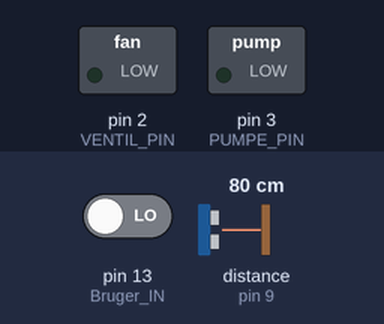
Simulated run of this sketch. Board: Arduino Uno, built with avr-gcc and run on an emulated ATmega328P. On the bench: switched loads named in the sketch (green lamp = pin HIGH). Wiring (inferred from the names in the program): ultrasonic range finder: trigger pin 8; echo pin 9. Inputs (shaded band) come from the test bench; at power-on: distance to the obstacle (sensor on pin 9) 80 cm, pin 13 (Bruger_IN) LOW. The echo pulse lasts 58.3 µs per cm; pins used as bus, display or sensor lines are not drawn.

Above: at 1.8 s.
1.9 s: distance to the obstacle (sensor on pin 9) set to 18 cm
3.4 s: distance to the obstacle (sensor on pin 9) set to 14 cm
At 5.2 s:
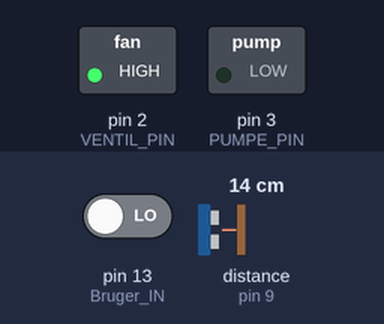
5.5 s: pin 13 (Bruger_IN) driven HIGH
At 7.0 s:
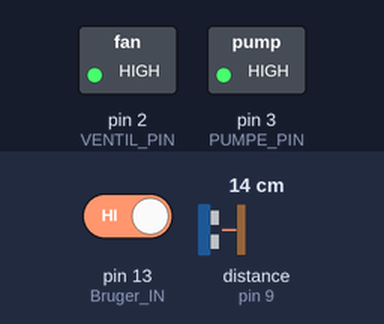
7.5 s: distance to the obstacle (sensor on pin 9) set to 35 cm
At 8.7 s:
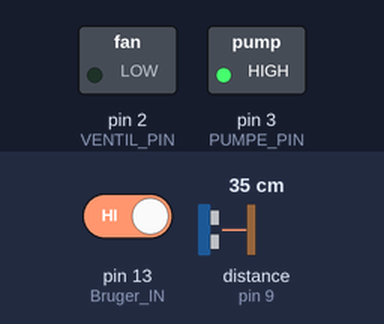
9.5 s: distance to the obstacle (sensor on pin 9) set to 2 cm
At 10.3 s:
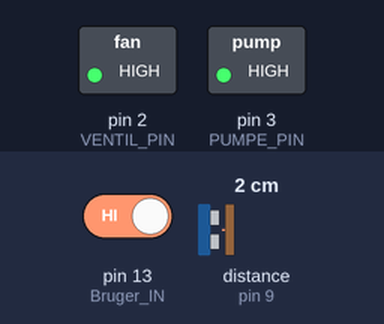
11.5 s: distance to the obstacle (sensor on pin 9) set to 60 cm
At 13.2 s:
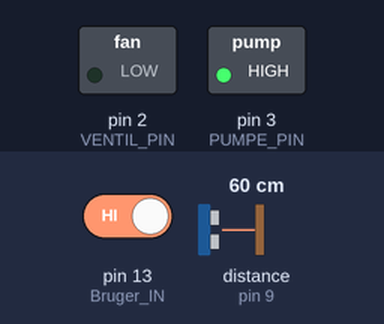
Timing chart, 0 to 14.5 s (numbered marks = the images above; inputs shaded):
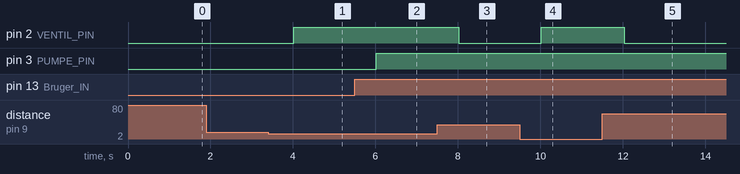

Measured:
- the behaviour switches between 17 and 16 cm on distance to the obstacle (sensor on pin 9) (found by bisection; images 0 and 1)
- after the input at 1.9 s, every drawn part: stays the same
- after the input at 3.4 s, pin 2 (VENTIL_PIN): LOW → HIGH after 0.62 s
- after the input at 5.5 s, pin 3 (PUMPE_PIN): LOW → HIGH after 0.52 s
- after the input at 7.5 s, pin 2 (VENTIL_PIN): HIGH → LOW after 0.52 s
- after the input at 9.5 s, pin 2 (VENTIL_PIN): LOW → HIGH after 0.52 s
- after the input at 11.5 s, pin 2 (VENTIL_PIN): HIGH → LOW after 0.53 s

The sketch:

ArduinoGetSendData.ino
```cpp
#define TRIG_PIN 8 // Definerer hvilken Arduino-pin der bruges
#define ECHO_PIN 9
#define PUMPE_PIN 3
#define VENTIL_PIN 2
#define Bruger_IN 13

int distance; // Variabel til at gemme den aktuelle afstand målt af sensoren
long duration; // Variabel til at gemme tiden ultralydspulsen tager

int dist1; // Afstand før vand bliver brugt
int dist2; // Afstand efter vand er brugt
int distUsed; // Forskellen mellem dist1 og dist2
int volumeUsed; // Volumen af vand brugt i milliliter
int buttonSavedState = 0; // 1 - button is pressed, 0 - button is released


void setup() {
  // put your setup code here, to run once:
   Serial.begin(9600);   // Starter seriel kommunikation, så Arduino kan sende data til computeren
   pinMode(TRIG_PIN, OUTPUT); // Sætter forskellige pins som output og input
   pinMode(ECHO_PIN, INPUT);
   pinMode(PUMPE_PIN, OUTPUT);
   pinMode(VENTIL_PIN, OUTPUT);
   pinMode(Bruger_IN, INPUT);
}

// Funktion der måler afstanden til vandet
int getDistance() {

  digitalWrite(TRIG_PIN, LOW);  // Sørger for at trigger-pinnen starter slukket
  delayMicroseconds(2);
  digitalWrite(TRIG_PIN, HIGH);  // Sender et ultralydssignal
  delayMicroseconds(10);
  digitalWrite(TRIG_PIN, LOW);

  duration = pulseIn(ECHO_PIN, HIGH); // Måler hvor lang tid det tager før signalet kommer tilbage
  return duration * 0.0344 / 2; // distance in cm

}

void loop() {
  // put your main code here, to run repeatedly:


  distance = getDistance();   // Måler den aktuelle afstand til vandet

  bool buttonPressed = digitalRead(Bruger_IN);   // Læser om brugeren har trykket på knappen

  //Serial.println(distance);     //print distance from sencor to water


  if(buttonPressed) { // Hvis knappen er trykket
    if (buttonSavedState == 0){// Hvis knappen lige er blevet trykket
      //Serial.println("knappen on");
      dist1 = distance;      // Gemmer afstanden før vand bruges
      buttonSavedState = 1;      // Husk at knappen nu er trykket

    }
    digitalWrite(PUMPE_PIN, HIGH);// Tænder pumpen
  }
  else {
    //Serial.println("knappen off");     // Hvis knappen ikke er trykket
    digitalWrite(PUMPE_PIN, LOW);  // Slukker pumpen

    if (buttonSavedState == 1){  // Hvis knappen lige er blevet sluppet
      dist2 = distance; // Gemmer afstanden efter vand er brugt
      distUsed = dist2-dist1;   // Beregner forskellen i afstand
      volumeUsed = distUsed * 350;    // Omregner afstand til vandmængde i milliliter

      int Liters = volumeUsed / 1000;   // Omregner milliliter til liter

      Serial.println(Liters);  // Sender antallet af liter til computeren

      buttonSavedState = 0; // Nulstiller knap-status
    }
  }

  if(distance <=15){ // Hvis vandstanden er meget høj (afstand <= 20 cm)
    digitalWrite(VENTIL_PIN, HIGH); // Åbner for ventilen
  }else{
    digitalWrite(VENTIL_PIN, LOW); // Lukker for ventilen
  }

  delay(1000);  // Venter et sekund før næste måling

}
```
